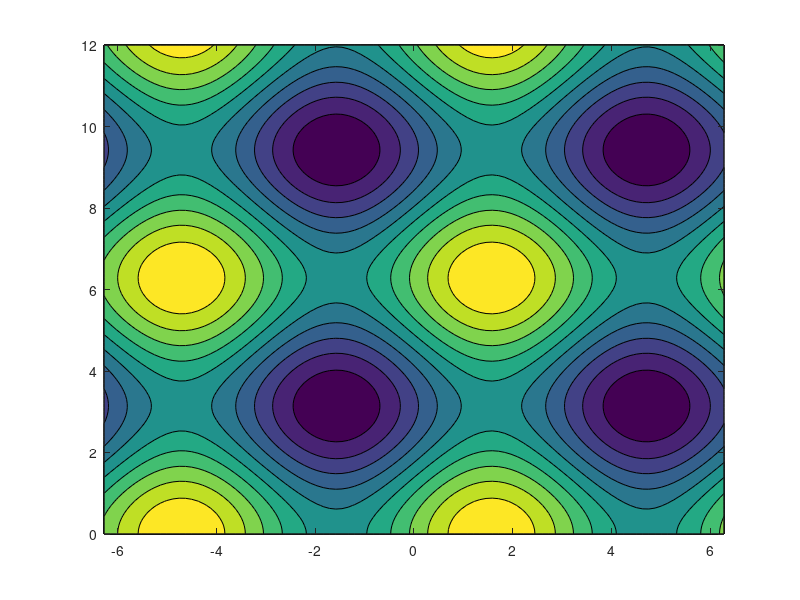

MATLAB code to generate this figure:
clear;clc;
x = linspace(-2*pi,2*pi);
y = 0:0.1:12;
[X,Y] = meshgrid(x,y);
Z = sin(X) + cos(Y);
figure
contourf(x,y,Z,10)